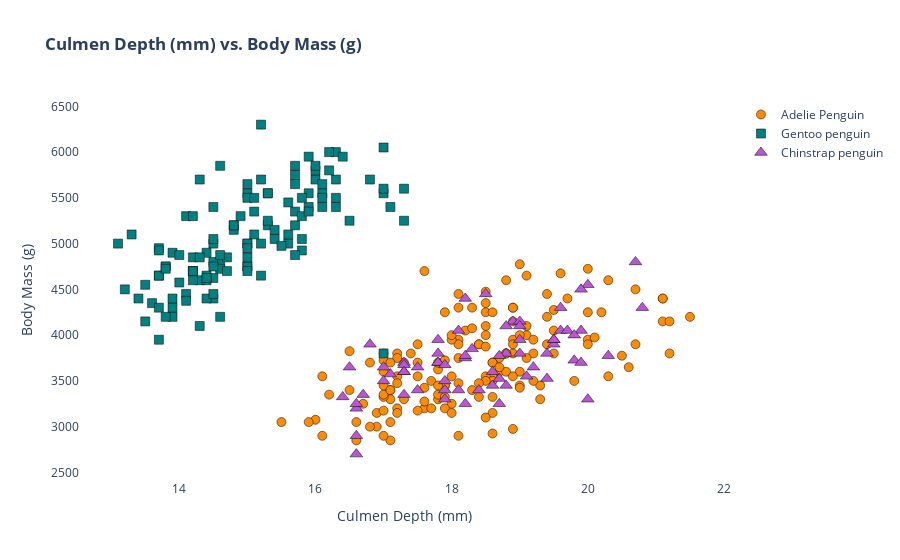

The notebook cell saved with this chart:
### Code cell
# Culmen Depth (mm) vs. Body Mass (g)

trace1 = go.Scatter(
    x=adelie_df["Culmen Depth (mm)"],
    y=adelie_df["Body Mass (g)"],
    text=adelie_df["Species"],
    mode="markers",
    marker=dict(size=9, symbol="circle", line=dict(color="rgb(0,0,0)", width=0.5)),
    marker_color=adelie_df["Color"],
    name="Adelie Penguin",
)

trace2 = go.Scatter(
    x=gentoo_df["Culmen Depth (mm)"],
    y=gentoo_df["Body Mass (g)"],
    text=gentoo_df["Species"],
    mode="markers",
    marker=dict(size=9, symbol="square", line=dict(color="rgb(0,0,0)", width=0.5)),
    marker_color=gentoo_df["Color"],
    name="Gentoo penguin",
)

trace3 = go.Scatter(
    x=chinstrap_df["Culmen Depth (mm)"],
    y=chinstrap_df["Body Mass (g)"],
    text=chinstrap_df["Species"],
    mode="markers",
    marker=dict(
        size=11, symbol="triangle-up", line=dict(color="rgb(0,0,0)", width=0.5)
    ),
    marker_color=chinstrap_df["Color"],
    name="Chinstrap penguin",
)

data = [trace1, trace2, trace3]


layout = dict(
    title="<b>Culmen Depth (mm) vs. Body Mass (g)</b>",
    showlegend=True,
    xaxis=dict(title="Culmen Depth (mm)"),
    yaxis=dict(title="Body Mass (g)"),
    plot_bgcolor="rgba(0,0,0,0)",
    paper_bgcolor="rgba(0,0,0,0)",
)

fig = dict(data=data, layout=layout)

iplot(fig)

### Figure 1 — Plotly figure (JSON) as saved in the notebook; plotly's stock layout.template omitted (floating-point values rounded to 4 significant figures; data arrays with more than 128 entries replaced by an {"elided": "..."} marker saying what was removed)
{"data": [{"marker": {"color": {"elided": "152 str values"}, "line": {"color": "rgb(0,0,0)", "width": 0.5}, "size": 9, "symbol": "circle"}, "mode": "markers", "name": "Adelie Penguin", "text": {"elided": "152 str values"}, "type": "scatter", "x": {"elided": "152 float values"}, "y": {"elided": "152 int values"}}, {"marker": {"color": ["teal", "teal", "teal", "teal", "teal", "teal", "teal", "teal", "teal", "teal", "teal", "teal", "teal", "teal", "teal", "teal", "teal", "teal", "teal", "teal", "teal", "teal", "teal", "teal", "teal", "teal", "teal", "teal", "teal", "teal", "teal", "teal", "teal", "teal", "teal", "teal", "teal", "teal", "teal", "teal", "teal", "teal", "teal", "teal", "teal", "teal", "teal", "teal", "teal", "teal", "teal", "teal", "teal", "teal", "teal", "teal", "teal", "teal", "teal", "teal", "teal", "teal", "teal", "teal", "teal", "teal", "teal", "teal", "teal", "teal", "teal", "teal", "teal", "teal", "teal", "teal", "teal", "teal", "teal", "teal", "teal", "teal", "teal", "teal", "teal", "teal", "teal", "teal", "teal", "teal", "teal", "teal", "teal", "teal", "teal", "teal", "teal", "teal", "teal", "teal", "teal", "teal", "teal", "teal", "teal", "teal", "teal", "teal", "teal", "teal", "teal", "teal", "teal", "teal", "teal", "teal", "teal", "teal", "teal", "teal", "teal", "teal", "teal", "teal"], "line": {"color": "rgb(0,0,0)", "width": 0.5}, "size": 9, "symbol": "square"}, "mode": "markers", "name": "Gentoo penguin", "text": ["Gentoo penguin (Pygoscelis papua)", "Gentoo penguin (Pygoscelis papua)", "Gentoo penguin (Pygoscelis papua)", "Gentoo penguin (Pygoscelis papua)", "Gentoo penguin (Pygoscelis papua)", "Gentoo penguin (Pygoscelis papua)", "Gentoo penguin (Pygoscelis papua)", "Gentoo penguin (Pygoscelis papua)", "Gentoo penguin (Pygoscelis papua)", "Gentoo penguin (Pygoscelis papua)", "Gentoo penguin (Pygoscelis papua)", "Gentoo penguin (Pygoscelis papua)", "Gentoo penguin (Pygoscelis papua)", "Gentoo penguin (Pygoscelis papua)", "Gentoo penguin (Pygoscelis papua)", "Gentoo penguin (Pygoscelis papua)", "Gentoo penguin (Pygoscelis papua)", "Gentoo penguin (Pygoscelis papua)", "Gentoo penguin (Pygoscelis papua)", "Gentoo penguin (Pygoscelis papua)", "Gentoo penguin (Pygoscelis papua)", "Gentoo penguin (Pygoscelis papua)", "Gentoo penguin (Pygoscelis papua)", "Gentoo penguin (Pygoscelis papua)", "Gentoo penguin (Pygoscelis papua)", "Gentoo penguin (Pygoscelis papua)", "Gentoo penguin (Pygoscelis papua)", "Gentoo penguin (Pygoscelis papua)", "Gentoo penguin (Pygoscelis papua)", "Gentoo penguin (Pygoscelis papua)", "Gentoo penguin (Pygoscelis papua)", "Gentoo penguin (Pygoscelis papua)", "Gentoo penguin (Pygoscelis papua)", "Gentoo penguin (Pygoscelis papua)", "Gentoo penguin (Pygoscelis papua)", "Gentoo penguin (Pygoscelis papua)", "Gentoo penguin (Pygoscelis papua)", "Gentoo penguin (Pygoscelis papua)", "Gentoo penguin (Pygoscelis papua)", "Gentoo penguin (Pygoscelis papua)", "Gentoo penguin (Pygoscelis papua)", "Gentoo penguin (Pygoscelis papua)", "Gentoo penguin (Pygoscelis papua)", "Gentoo penguin (Pygoscelis papua)", "Gentoo penguin (Pygoscelis papua)", "Gentoo penguin (Pygoscelis papua)", "Gentoo penguin (Pygoscelis papua)", "Gentoo penguin (Pygoscelis papua)", "Gentoo penguin (Pygoscelis papua)", "Gentoo penguin (Pygoscelis papua)", "Gentoo penguin (Pygoscelis papua)", "Gentoo penguin (Pygoscelis papua)", "Gentoo penguin (Pygoscelis papua)", "Gentoo penguin (Pygoscelis papua)", "Gentoo penguin (Pygoscelis papua)", "Gentoo penguin (Pygoscelis papua)", "Gentoo penguin (Pygoscelis papua)", "Gentoo penguin (Pygoscelis papua)", "Gentoo penguin (Pygoscelis papua)", "Gentoo penguin (Pygoscelis papua)", "Gentoo penguin (Pygoscelis papua)", "Gentoo penguin (Pygoscelis papua)", "Gentoo penguin (Pygoscelis papua)", "Gentoo penguin (Pygoscelis papua)", "Gentoo penguin (Pygoscelis papua)", "Gentoo penguin (Pygoscelis papua)", "Gentoo penguin (Pygoscelis papua)", "Gentoo penguin (Pygoscelis papua)", "Gentoo penguin (Pygoscelis papua)", "Gentoo penguin (Pygoscelis papua)", "Gentoo penguin (Pygoscelis papua)", "Gentoo penguin (Pygoscelis papua)", "Gentoo penguin (Pygoscelis papua)", "Gentoo penguin (Pygoscelis papua)", "Gentoo penguin (Pygoscelis papua)", "Gentoo penguin (Pygoscelis papua)", "Gentoo penguin (Pygoscelis papua)", "Gentoo penguin (Pygoscelis papua)", "Gentoo penguin (Pygoscelis papua)", "Gentoo penguin (Pygoscelis papua)", "Gentoo penguin (Pygoscelis papua)", "Gentoo penguin (Pygoscelis papua)", "Gentoo penguin (Pygoscelis papua)", "Gentoo penguin (Pygoscelis papua)", "Gentoo penguin (Pygoscelis papua)", "Gentoo penguin (Pygoscelis papua)", "Gentoo penguin (Pygoscelis papua)", "Gentoo penguin (Pygoscelis papua)", "Gentoo penguin (Pygoscelis papua)", "Gentoo penguin (Pygoscelis papua)", "Gentoo penguin (Pygoscelis papua)", "Gentoo penguin (Pygoscelis papua)", "Gentoo penguin (Pygoscelis papua)", "Gentoo penguin (Pygoscelis papua)", "Gentoo penguin (Pygoscelis papua)", "Gentoo penguin (Pygoscelis papua)", "Gentoo penguin (Pygoscelis papua)", "Gentoo penguin (Pygoscelis papua)", "Gentoo penguin (Pygoscelis papua)", "Gentoo penguin (Pygoscelis papua)", "Gentoo penguin (Pygoscelis papua)", "Gentoo penguin (Pygoscelis papua)", "Gentoo penguin (Pygoscelis papua)", "Gentoo penguin (Pygoscelis papua)", "Gentoo penguin (Pygoscelis papua)", "Gentoo penguin (Pygoscelis papua)", "Gentoo penguin (Pygoscelis papua)", "Gentoo penguin (Pygoscelis papua)", "Gentoo penguin (Pygoscelis papua)", "Gentoo penguin (Pygoscelis papua)", "Gentoo penguin (Pygoscelis papua)", "Gentoo penguin (Pygoscelis papua)", "Gentoo penguin (Pygoscelis papua)", "Gentoo penguin (Pygoscelis papua)", "Gentoo penguin (Pygoscelis papua)", "Gentoo penguin (Pygoscelis papua)", "Gentoo penguin (Pygoscelis papua)", "Gentoo penguin (Pygoscelis papua)", "Gentoo penguin (Pygoscelis papua)", "Gentoo penguin (Pygoscelis papua)", "Gentoo penguin (Pygoscelis papua)", "Gentoo penguin (Pygoscelis papua)", "Gentoo penguin (Pygoscelis papua)", "Gentoo penguin (Pygoscelis papua)"], "type": "scatter", "x": [13.2, 16.3, 14.1, 15.2, 14.5, 13.5, 14.6, 15.3, 13.4, 15.4, 13.7, 16.1, 13.7, 14.6, 14.6, 15.7, 13.5, 15.2, 14.5, 15.1, 14.3, 14.5, 14.5, 15.8, 13.1, 15.1, 14.3, 15, 14.3, 15.3, 15.3, 14.2, 14.5, 17, 14.8, 16.3, 13.7, 17.3, 13.6, 15.7, 13.7, 16, 13.7, 15, 15.9, 13.9, 13.9, 15.9, 13.3, 15.8, 14.2, 14.1, 14.4, 15, 14.4, 15.4, 13.9, 15, 14.5, 15.3, 13.8, 14.9, 13.9, 15.7, 14.2, 16.8, 14.4, 16.2, 14.2, 15, 15, 15.6, 15.6, 14.8, 15, 16, 14.2, 16.3, 13.8, 16.4, 14.5, 15.6, 14.6, 15.9, 13.8, 17.3, 14.4, 14.2, 14, 17, 15, 17.1, 14.5, 16.1, 14.7, 15.7, 15.8, 14.6, 14.4, 16.5, 15, 17, 15.5, 15, 13.8, 16.1, 14.7, 15.8, 14, 15.1, 15.2, 15.9, 15.2, 16.3, 14.1, 16, 15.7, 16.2, 13.7, 17, 14.3, 15.7, 14.8, 16.1], "y": [4500, 5700, 4450, 5700, 5400, 4550, 4800, 5200, 4400, 5150, 4650, 5550, 4650, 5850, 4200, 5850, 4150, 6300, 4800, 5350, 5700, 5000, 4400, 5050, 5000, 5100, 4100, 5650, 4600, 5550, 5250, 4700, 5050, 6050, 5150, 5400, 4950, 5250, 4350, 5350, 3950, 5700, 4300, 4750, 5550, 4900, 4200, 5400, 5100, 5300, 4850, 5300, 4400, 5000, 4900, 5050, 4300, 5000, 4450, 5550, 4200, 5300, 4400, 5650, 4700, 5700, 4650, 5800, 4700, 5550, 4750, 5000, 5100, 5200, 4700, 5800, 4600, 6000, 4750, 5950, 4625, 5450, 4725, 5350, 4750, 5600, 4600, 5300, 4875, 5550, 4950, 5400, 4750, 5650, 4850, 5200, 4925, 4875, 4625, 5250, 4850, 5600, 4975, 5500, 4725, 5500, 4700, 5500, 4575, 5500, 5000, 5950, 4650, 5500, 4375, 5850, 4875, 6000, 4925, 3800, 4850, 5750, 5200, 5400]}, {"marker": {"color": ["mediumorchid", "mediumorchid", "mediumorchid", "mediumorchid", "mediumorchid", "mediumorchid", "mediumorchid", "mediumorchid", "mediumorchid", "mediumorchid", "mediumorchid", "mediumorchid", "mediumorchid", "mediumorchid", "mediumorchid", "mediumorchid", "mediumorchid", "mediumorchid", "mediumorchid", "mediumorchid", "mediumorchid", "mediumorchid", "mediumorchid", "mediumorchid", "mediumorchid", "mediumorchid", "mediumorchid", "mediumorchid", "mediumorchid", "mediumorchid", "mediumorchid", "mediumorchid", "mediumorchid", "mediumorchid", "mediumorchid", "mediumorchid", "mediumorchid", "mediumorchid", "mediumorchid", "mediumorchid", "mediumorchid", "mediumorchid", "mediumorchid", "mediumorchid", "mediumorchid", "mediumorchid", "mediumorchid", "mediumorchid", "mediumorchid", "mediumorchid", "mediumorchid", "mediumorchid", "mediumorchid", "mediumorchid", "mediumorchid", "mediumorchid", "mediumorchid", "mediumorchid", "mediumorchid", "mediumorchid", "mediumorchid", "mediumorchid", "mediumorchid", "mediumorchid", "mediumorchid", "mediumorchid", "mediumorchid", "mediumorchid"], "line": {"color": "rgb(0,0,0)", "width": 0.5}, "size": 11, "symbol": "triangle-up"}, "mode": "markers", "name": "Chinstrap penguin", "text": ["Chinstrap penguin (Pygoscelis antarctica)", "Chinstrap penguin (Pygoscelis antarctica)", "Chinstrap penguin (Pygoscelis antarctica)", "Chinstrap penguin (Pygoscelis antarctica)", "Chinstrap penguin (Pygoscelis antarctica)", "Chinstrap penguin (Pygoscelis antarctica)", "Chinstrap penguin (Pygoscelis antarctica)", "Chinstrap penguin (Pygoscelis antarctica)", "Chinstrap penguin (Pygoscelis antarctica)", "Chinstrap penguin (Pygoscelis antarctica)", "Chinstrap penguin (Pygoscelis antarctica)", "Chinstrap penguin (Pygoscelis antarctica)", "Chinstrap penguin (Pygoscelis antarctica)", "Chinstrap penguin (Pygoscelis antarctica)", "Chinstrap penguin (Pygoscelis antarctica)", "Chinstrap penguin (Pygoscelis antarctica)", "Chinstrap penguin (Pygoscelis antarctica)", "Chinstrap penguin (Pygoscelis antarctica)", "Chinstrap penguin (Pygoscelis antarctica)", "Chinstrap penguin (Pygoscelis antarctica)", "Chinstrap penguin (Pygoscelis antarctica)", "Chinstrap penguin (Pygoscelis antarctica)", "Chinstrap penguin (Pygoscelis antarctica)", "Chinstrap penguin (Pygoscelis antarctica)", "Chinstrap penguin (Pygoscelis antarctica)", "Chinstrap penguin (Pygoscelis antarctica)", "Chinstrap penguin (Pygoscelis antarctica)", "Chinstrap penguin (Pygoscelis antarctica)", "Chinstrap penguin (Pygoscelis antarctica)", "Chinstrap penguin (Pygoscelis antarctica)", "Chinstrap penguin (Pygoscelis antarctica)", "Chinstrap penguin (Pygoscelis antarctica)", "Chinstrap penguin (Pygoscelis antarctica)", "Chinstrap penguin (Pygoscelis antarctica)", "Chinstrap penguin (Pygoscelis antarctica)", "Chinstrap penguin (Pygoscelis antarctica)", "Chinstrap penguin (Pygoscelis antarctica)", "Chinstrap penguin (Pygoscelis antarctica)", "Chinstrap penguin (Pygoscelis antarctica)", "Chinstrap penguin (Pygoscelis antarctica)", "Chinstrap penguin (Pygoscelis antarctica)", "Chinstrap penguin (Pygoscelis antarctica)", "Chinstrap penguin (Pygoscelis antarctica)", "Chinstrap penguin (Pygoscelis antarctica)", "Chinstrap penguin (Pygoscelis antarctica)", "Chinstrap penguin (Pygoscelis antarctica)", "Chinstrap penguin (Pygoscelis antarctica)", "Chinstrap penguin (Pygoscelis antarctica)", "Chinstrap penguin (Pygoscelis antarctica)", "Chinstrap penguin (Pygoscelis antarctica)", "Chinstrap penguin (Pygoscelis antarctica)", "Chinstrap penguin (Pygoscelis antarctica)", "Chinstrap penguin (Pygoscelis antarctica)", "Chinstrap penguin (Pygoscelis antarctica)", "Chinstrap penguin (Pygoscelis antarctica)", "Chinstrap penguin (Pygoscelis antarctica)", "Chinstrap penguin (Pygoscelis antarctica)", "Chinstrap penguin (Pygoscelis antarctica)", "Chinstrap penguin (Pygoscelis antarctica)", "Chinstrap penguin (Pygoscelis antarctica)", "Chinstrap penguin (Pygoscelis antarctica)", "Chinstrap penguin (Pygoscelis antarctica)", "Chinstrap penguin (Pygoscelis antarctica)", "Chinstrap penguin (Pygoscelis antarctica)", "Chinstrap penguin (Pygoscelis antarctica)", "Chinstrap penguin (Pygoscelis antarctica)", "Chinstrap penguin (Pygoscelis antarctica)", "Chinstrap penguin (Pygoscelis antarctica)"], "type": "scatter", "x": [17.9, 19.5, 19.2, 18.7, 19.8, 17.8, 18.2, 18.2, 18.9, 19.9, 17.8, 20.3, 17.3, 18.1, 17.1, 19.6, 20, 17.8, 18.6, 18.2, 17.3, 17.5, 16.6, 19.4, 17.9, 19, 18.4, 19, 17.8, 20, 16.6, 20.8, 16.7, 18.8, 18.6, 16.8, 18.3, 20.7, 16.6, 19.9, 19.5, 17.5, 19.1, 17, 17.9, 18.5, 17.9, 19.6, 18.7, 17.3, 16.4, 19, 17.3, 19.7, 17.3, 18.8, 16.6, 19.9, 18.8, 19.4, 19.5, 16.5, 17, 19.8, 18.1, 18.2, 19, 18.7], "y": [3500, 3900, 3650, 3525, 3725, 3950, 3250, 3750, 4150, 3700, 3800, 3775, 3700, 4050, 3575, 4050, 3300, 3700, 3450, 4400, 3600, 3400, 2900, 3800, 3300, 4150, 3400, 3800, 3700, 4550, 3200, 4300, 3350, 4100, 3600, 3900, 3850, 4800, 2700, 4500, 3950, 3650, 3550, 3500, 3675, 4450, 3400, 4300, 3250, 3675, 3325, 3950, 3600, 4050, 3350, 3450, 3250, 4050, 3800, 3525, 3950, 3650, 3650, 4000, 3400, 3775, 4100, 3775]}], "layout": {"paper_bgcolor": "rgba(0,0,0,0)", "plot_bgcolor": "rgba(0,0,0,0)", "showlegend": true, "title": {"text": "<b>Culmen Depth (mm) vs. Body Mass (g)</b>"}, "xaxis": {"title": {"text": "Culmen Depth (mm)"}}, "yaxis": {"title": {"text": "Body Mass (g)"}}}}
